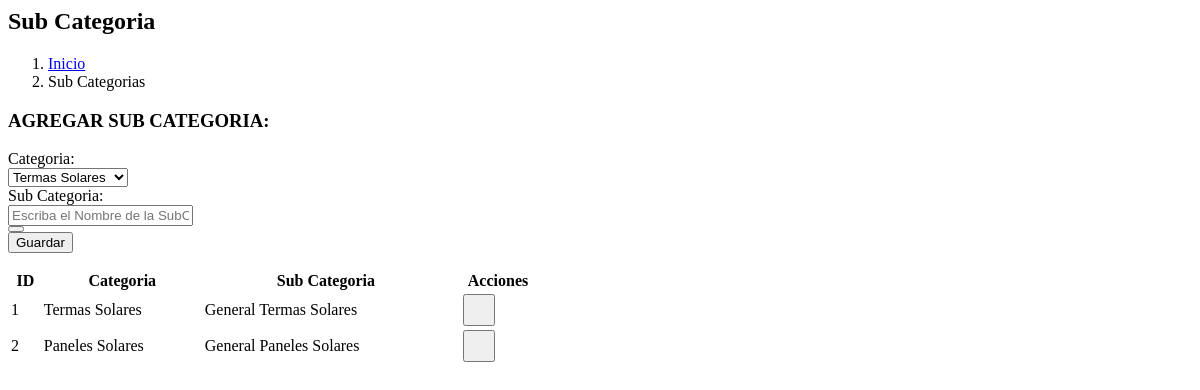
The page /administrador/subCategory.php on the database as committed earlier.
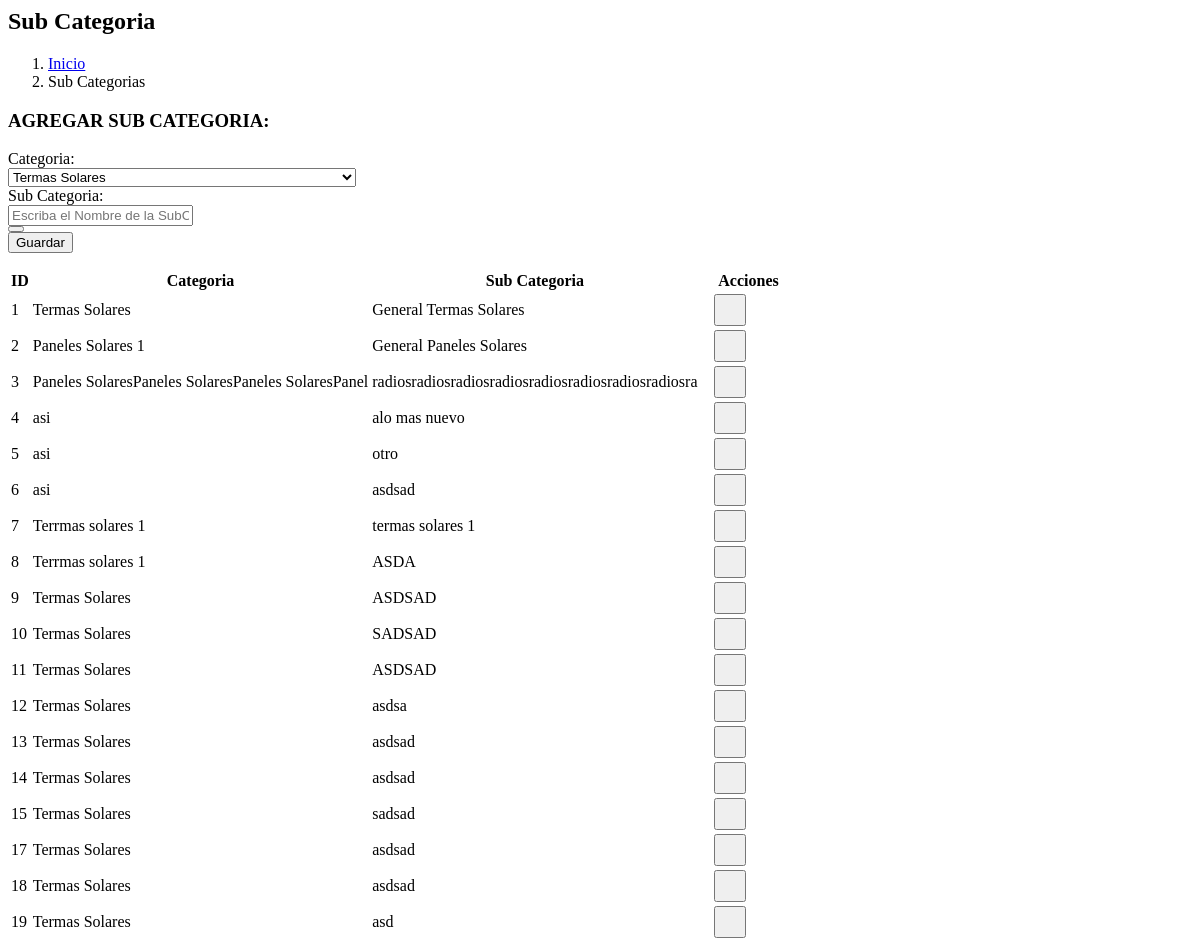
The same page on the database as committed later.
### tables this page shows
CREATE TABLE `subcategory` (
  `id` int(11) NOT NULL AUTO_INCREMENT,
  `id_category` int(11) NOT NULL,
  `subcategory` varchar(50) NOT NULL,
  `slug` varchar(120) NOT NULL,
  PRIMARY KEY (`id`),
  UNIQUE KEY `subcategory_category_pair` (`id`,`id_category`),
  UNIQUE KEY `subcategory_category_slug_unique` (`id_category`,`slug`),
  KEY `id_category` (`id_category`),
  CONSTRAINT `subcategory_category_fk` FOREIGN KEY (`id_category`) REFERENCES `category` (`id`) ON UPDATE CASCADE
);

CREATE TABLE `category` (
  `id` int(11) NOT NULL AUTO_INCREMENT,
  `category` varchar(50) NOT NULL,
  `slug` varchar(120) NOT NULL,
  PRIMARY KEY (`id`),
  UNIQUE KEY `category_slug_unique` (`slug`)
);

### administrador/subCategory.php (the view, shortened to what this page needs)
<?php
include("conection.php");
if (!function_exists('subcategoryHtml')) {
  function subcategoryHtml($text)
  {
    return htmlspecialchars((string) $text, ENT_QUOTES, 'UTF-8');
  }
}
?>
<div class="content-wrapper">
  <section class="content-header">
    <div class="container-fluid">
      <div class="row mb-2">
        <div class="col-sm-6">
          <h1 class="font-weight-bold">Sub Categoria</h1>
        </div>
        <div class="col-sm-6">
          <ol class="breadcrumb float-sm-right">
            <li class="breadcrumb-item"><a href="./">Inicio</a></li>
            <li class="breadcrumb-item active">Sub Categorias</li>
          </ol>
        </div>
      </div>
    </div>
  </section>
  <section class="content">
    <div class="container-fluid">
      <div class="row">
        <div class="col-12">
          <div class="card card-success" id="cardSubCategory">
            <div class="card-header">
              <h3 class="card-title font-weight-bold title-subcategory">AGREGAR SUB CATEGORIA:</h3>
            </div>
            <div class="card-body">
              <div class="row taxonomy-admin-row">
                <div class="col-lg-4">
                  <form class="form-horizontal" action="subCategoryEvalua.php" method="GET">
                    <div class="form-group">
                      <label for="area" class="col-sm-12 ">Categoria:</label>
                      <div class="col-sm-12">
                        <select name="category" id="selectCategory" class="form-control" required>
                          <?php
                          $queryCategory = "SELECT * FROM category";
                          $resultCategory = $conn->query($queryCategory);
                          while ($rowCategory = $resultCategory->fetch_assoc()) {
                          ?>
                            <option value="<?php echo $rowCategory['id'] ?>"><?php echo $rowCategory['category'] ?></option>
                          <?php
                          }
                          ?>
                        </select>
                      </div>
                    </div>
                    <div class="form-group">
                      <label for="nombres" class="col-sm-12 ">Sub Categoria: </label>
                      <div class="col-sm-12">
                        <div class="input-group">
                          <input type="text" class="form-control" id="subCategory" name="subcategory" placeholder="Escriba el Nombre de la SubCategoria" required>
                          <div class="input-group-append">
                            <button type="button" onclick="erasedTextSub()" class="btn btn-outline-secondary" title="Borrar">
                            </button>
                          </div>
                        </div>
                      </div>
                    </div>
                    <div class="form-group">
                      <div class="col-sm-offset-2 col-sm-10">
                        <button type="submit" class="btn btn-primary">Guardar</button>
                      </div>
                    </div>
                  </form>
                </div>
                <div class="col-lg-8 admin-table-panel">
                  <div class="admin-table-scroll">
                  <table class="table table-sm  table-hover" id="tableSubcategory">
                    <thead>
                      <tr>
                        <th>ID</th>
                        <th>Categoria</th>
                        <th>Sub Categoria</th>
                        <th class="col-actions">Acciones</th>
                      </tr>
                    </thead>
                    <tbody>
                      <?php
                      $query = "SELECT subcategory.id,subcategory.subcategory,category.category,category.id as idCategoria  FROM subcategory LEFT JOIN category ON subcategory.id_category = category.id";
                      $result = $conn->query($query);
                      while ($row = $result->fetch_assoc()) {
                      ?>
                        <tr>
                          <td><?php echo $row['id'] ?></td>
                          <td><?php echo subcategoryHtml($row['category']) ?></td>
                          <td><?php echo subcategoryHtml($row['subcategory']) ?></td>
                          <td class="col-actions">
                            <div class="taxonomy-actions">
                              <button type="button" onclick="dataEditSub(event)" id="<?php echo $row['id'] ?>" data-category="<?php echo $row['idCategoria'] ?>" data-subcategory="<?php echo subcategoryHtml($row['subcategory']) ?>" class="btn btn-sm btn-info" title="Editar" aria-label="Editar">
                              </button>
                              <a href="subCategoryEvalua.php?op=delete&idEdit=<?php echo $row['id'] ?>" onclick="deleteSubCategory(event)" class="btn btn-sm btn-danger" title="Eliminar" aria-label="Eliminar">
                              </a>
                            </div>
                          </td>
                        </tr>
                      <?php
                      }
                      ?>
                    </tbody>
                  </table>
                  </div>
                </div>
              </div>
            </div>
          </div>
        </div>
      </div>
    </div>
  </section>
</div>

### administrador/subCategory.php (style rules this page uses)
.taxonomy-admin-row { row-gap: 1rem; }
#tableSubcategory { min-width: 540px; }
#tableSubcategory .col-actions { width: 94px; }
#tableSubcategory .taxonomy-actions { display: flex; gap: 0.35rem; justify-content: center; white-space: nowrap; }
#tableSubcategory .taxonomy-actions .btn { align-items: center; display: inline-flex; height: 32px; justify-content: center; width: 32px; }

Rows that differ between the two databases and show on the page:
changed subcategory "General Paneles Solares": id_category.category "Paneles Solares" → "Paneles Solares 1"
added subcategory: id "3", id_category.category "Paneles SolaresPaneles SolaresPaneles SolaresPanel", subcategory "radiosradiosradiosradiosradiosradiosradiosradiosra"
added subcategory: id "4", id_category.category "asi", subcategory "alo mas nuevo"
added subcategory: id "5", id_category.category "asi", subcategory "otro"
added subcategory: id "6", id_category.category "asi", subcategory "asdsad"
added subcategory: id "7", id_category.category "Terrmas solares 1", subcategory "termas solares 1"
added subcategory: id "8", id_category.category "Terrmas solares 1", subcategory "ASDA"
added subcategory: id "9", id_category.category "Termas Solares", subcategory "ASDSAD"
added subcategory: id "10", id_category.category "Termas Solares", subcategory "SADSAD"
added subcategory: id "11", id_category.category "Termas Solares", subcategory "ASDSAD"
added subcategory: id "12", id_category.category "Termas Solares", subcategory "asdsa"
added subcategory: id "13", id_category.category "Termas Solares", subcategory "asdsad"
added subcategory: id "14", id_category.category "Termas Solares", subcategory "asdsad"
added subcategory: id "15", id_category.category "Termas Solares", subcategory "sadsad"
added subcategory: id "17", id_category.category "Termas Solares", subcategory "asdsad"
added subcategory: id "18", id_category.category "Termas Solares", subcategory "asdsad"
added subcategory: id "19", id_category.category "Termas Solares", subcategory "asd"
